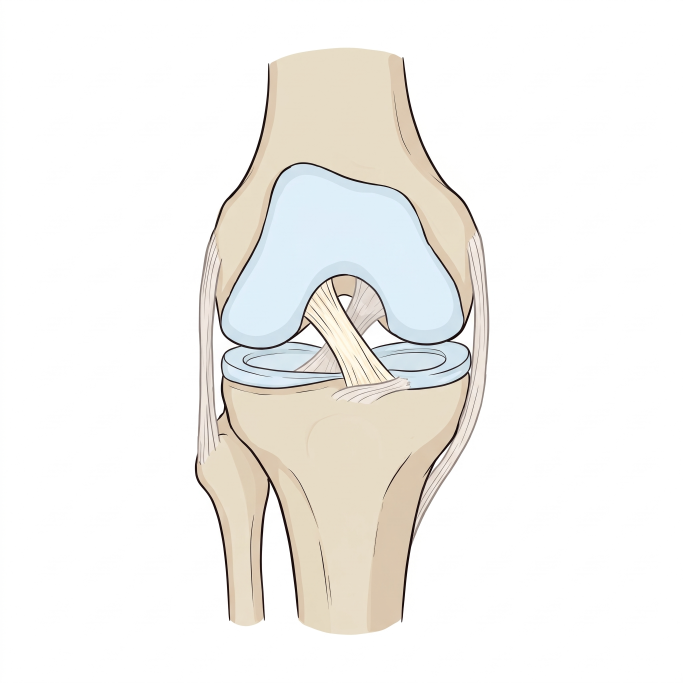
#> input picture obrazky/zdroje/014_pruznost_modul_elasticka_ilustrace.png, 2048 x 2048 px (shown at 1/3 size)
$ python 014_pruznost_modul_elasticka.py
#> lines starting #> are read from the running program, lines starting #| are printed output that depends on the picture; after the words box and inside, x2 and y2 are one past the last pixel; in counts of white or black regions, pixels touching at a corner belong together
### obrazky/zdroje/styl.py
"""Jednotný kreslený styl obrázků sbírky. Použití:  from styl import *"""
import os
import matplotlib; matplotlib.use('Agg')
import matplotlib.pyplot as plt
from matplotlib import font_manager as fm
from matplotlib.patches import FancyArrowPatch, Arc

_FONT = os.path.join(os.path.dirname(os.path.abspath(__file__)), 'Caveat-Regular.ttf')
fm.fontManager.addfont(_FONT)

# --- barvy (význam je pevný, viz STYL.md) ---
INK    = '#222222'  # obrysy, osy, text
SILA   = '#d62828'  # síly
MOMENT = '#f77f00'  # momenty
POHYB  = '#7b2cbf'  # rychlost, zrychlení
ROZMER = '#1d6fd1'  # kóty, úhly, vzdálenosti
BOD    = '#2a9d4b'  # těžiště, body, osy otáčení
KOST, SVAL, KUZE, DREVO = '#f1e3c8', '#e07a7a', '#f6d5bf', '#8b5a2b'

W, H, DPI = 6.0, 4.0, 200   # 1200 x 800 px

def start(w=W, h=H, osy=False):
    plt.xkcd(scale=0.8, length=120, randomness=2)
    plt.rcParams.update({
        'font.family': ['Caveat', 'DejaVu Sans'], 'font.size': 20,
        'mathtext.fontset': 'custom', 'mathtext.rm': 'Caveat',
        'mathtext.it': 'Caveat', 'mathtext.bf': 'Caveat',
        'axes.linewidth': 1.8, 'lines.linewidth': 2.4, 'path.effects': [],
        'axes.edgecolor': INK, 'text.color': INK, 'axes.labelcolor': INK,
        'xtick.color': INK, 'ytick.color': INK})
    fig, ax = plt.subplots(figsize=(w, h), dpi=DPI)
    if not osy:
        ax.set_aspect('equal'); ax.axis('off')
    return fig, ax

# [15 lines left out: functions graf, sila, kota, not called in this run]

def bod(ax, x, y, text=None, dx=.06, dy=.06):
    ax.plot(x, y, 'o', color=BOD, ms=9)
    if text: ax.text(x + dx, y + dy, text, color=BOD, fontsize=20)

# [11 lines left out: functions uhel, uloz, not called in this run]

### obrazky/zdroje/014_pruznost_modul_elasticka.py
"""014 – Youngův modul v elastické oblasti: tahová křivka vazu + ilustrace kolene s předním zkříženým vazem
(014_pruznost_modul_elasticka_ilustrace.png)."""
from styl import *
import numpy as np
from PIL import Image
from scipy.interpolate import PchipInterpolator as Pchip

ILU = '014_pruznost_modul_elasticka_ilustrace.png'

if __name__ == '__main__':
    fig, ax = start(6.4, 4, osy=True)
    fig.subplots_adjust(left=.15, right=.62, bottom=.22, top=.95)
    x = np.linspace(0, .19, 400)
    ax.plot(x, Pchip([0, .015, .025, .03, .06, .07, .1, .14, .19], [0, 1, 8, 20, 115, 125, 138, 142, 144])(x), color=SILA, lw=3)
    ax.set_xlim(0, .2); ax.set_ylim(0, 155)
    ax.set_xticks([0, .05, .1, .15, .2]); ax.set_xticklabels(['0', '0,05', '0,1', '0,15', '0,2'])
    ax.set_yticks([0, 50, 100, 150])
    ax.set_xticks(np.arange(0, .201, .01), minor=True); ax.set_yticks(np.arange(0, 151, 10), minor=True)
    ax.grid(True, which='major', alpha=.35, lw=.9, color='#999999'); ax.grid(True, which='minor', alpha=.2, lw=.6, color='#999999')
    for s in ('top', 'right'): ax.spines[s].set_visible(False)
    ax.set_xlabel('ε [–]'); ax.set_ylabel('σ [MPa]')
    im = Image.open(ILU).convert('RGB'); a = np.asarray(im)
#> further down, im is the input picture: PIL image 2048x2048 RGB; mean R, G, B 244.3, 242.9, 239.8
    ys, xs = np.where(a.min(2) < 225); x0, y0 = xs.min() - 10, ys.min() - 10
#> after `x0, y0 = (xs.min() - 10, ys.min() - 10)`: x0 = 574; y0 = 133
    k = np.asarray(im.crop((x0, y0, xs.max() + 10, ys.max() + 10))).copy(); k[k.min(2) > 235] = 255
#> after `k = np.asarray(im.crop((x0, y0, xs.max() + 10, ys.max() + 10))).copy()`:
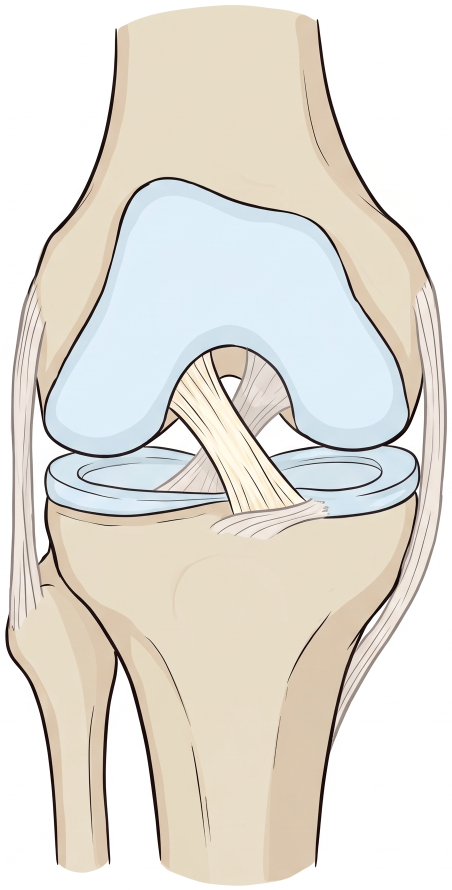
#> k: shape (1780, 903, 3) (shown at 1/2 size); mean R, G, B 227.3, 223.6, 215.5
#> after `k[k.min(2) > 235] = 255`: k: shape (1780, 903, 3); 6.44% of pixels changed, all inside (x1, y1, x2, y2) = (0, 0, 903, 1780)
    ax2 = fig.add_axes([.63, .05, .36, .85]); ax2.imshow(k); ax2.axis('off')
    ax2.set_xlim(-420, k.shape[1] + 20)
    bx, by = 1040 - x0, 980 - y0
#> bx = 466; by = 847
    ax2.annotate('přední\nzkřížený\nvaz', xy=(bx, by), xytext=(-410, by - 200), fontsize=14, ha='left', va='center',
                 linespacing=1.0, arrowprops=dict(arrowstyle='-', color=INK, lw=1))
    fig.savefig('014_pruznost_modul_elasticka.png', facecolor='white', dpi=DPI)
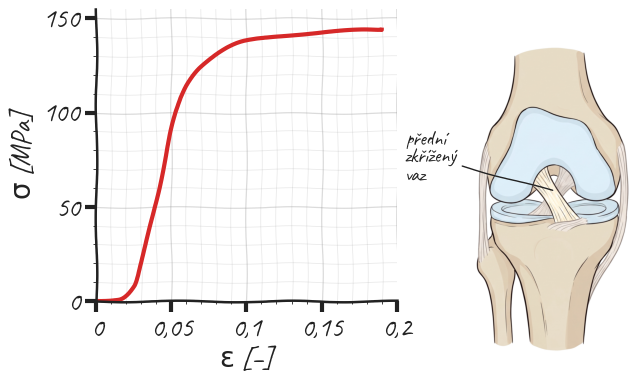
#> figure drawn by matplotlib, 2 panels; panel 1: curve peaks at x = 0.19, y = 144

$ run again, with obrazky/zdroje/004_pruznost_prodlouzeni_dratu_ilustrace.png copied over obrazky/zdroje/014_pruznost_modul_elasticka_ilustrace.png
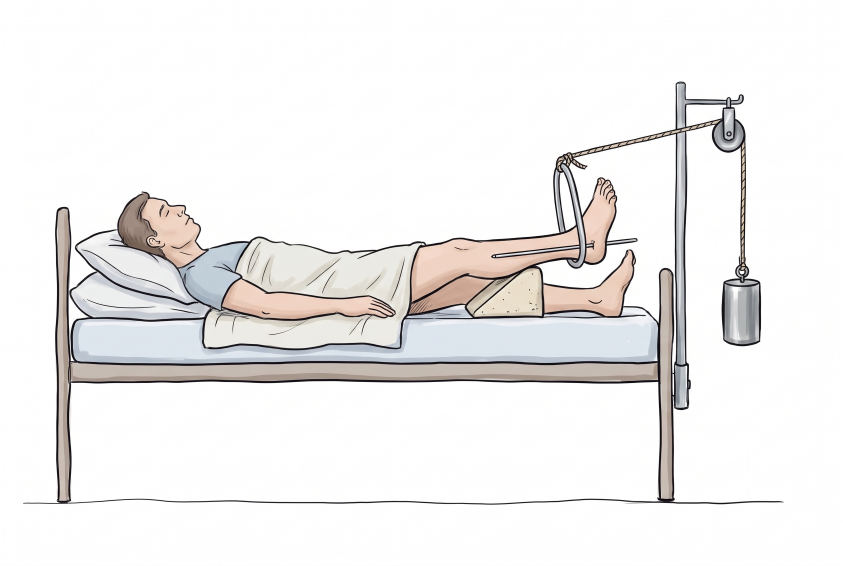
#> input picture obrazky/zdroje/004_pruznost_prodlouzeni_dratu_ilustrace.png, 2528 x 1696 px (shown at 1/3 size)
#> im is the input picture: PIL image 2528x1696 RGB; mean R, G, B 239.4, 238.1, 237.4
#> x0 = 59; y0 = 234
#> `k = np.asarray(im.crop((x0, y0, xs.max() + 10, ys.max() + 10))).copy()`:
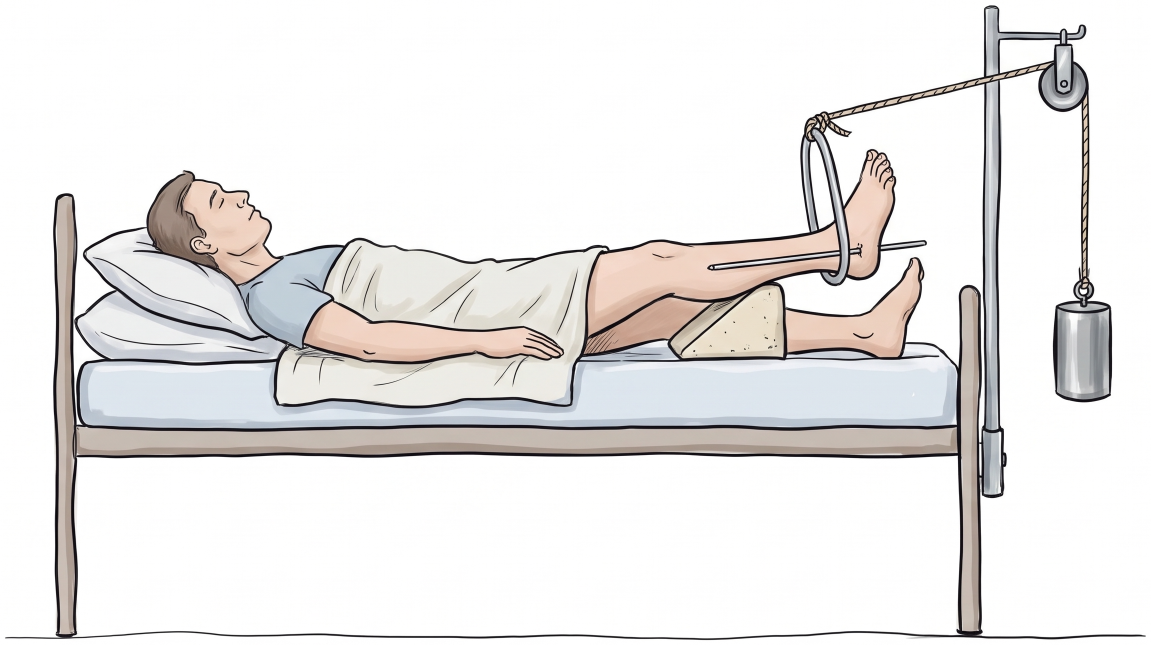
#> k: shape (1289, 2301, 3) (shown at 1/2 size); mean R, G, B 232.7, 230.8, 229.8
#> bx = 981; by = 746
#> `fig.savefig('014_pruznost_modul_elasticka.png', facecolor='white', dpi..`:
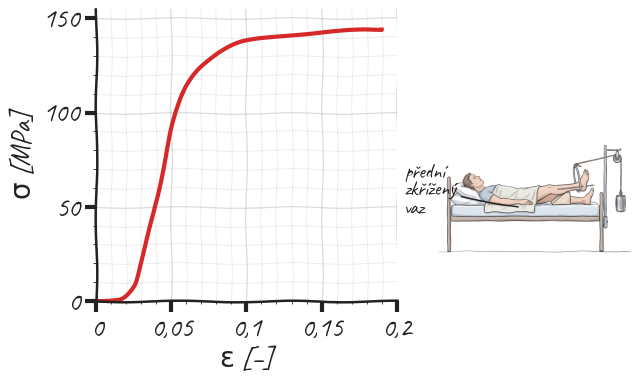
#> figure drawn by matplotlib, 2 panels; panel 1: curve peaks at x = 0.19, y = 144

$ run again, with obrazky/zdroje/006_pruznost_biceps_kone_ilustrace.png copied over obrazky/zdroje/014_pruznost_modul_elasticka_ilustrace.png
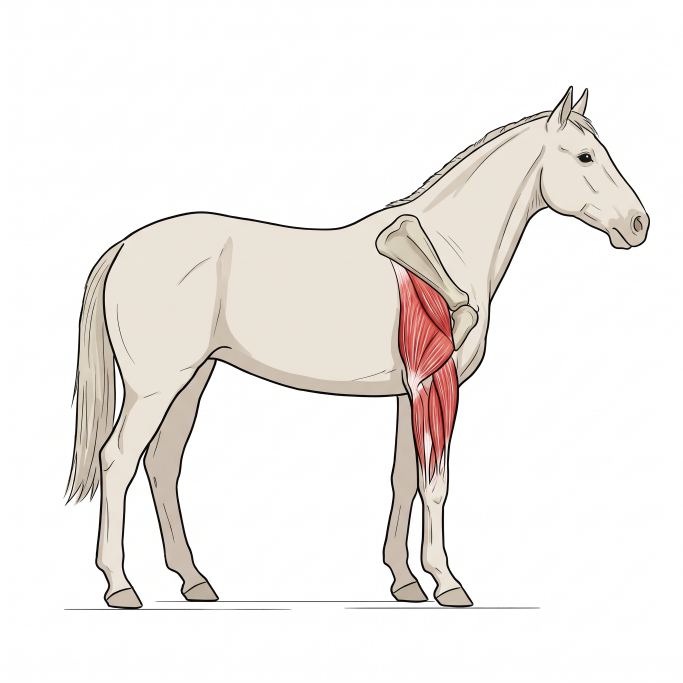
#> input picture obrazky/zdroje/006_pruznost_biceps_kone_ilustrace.png, 2048 x 2048 px (shown at 1/3 size)
#> im is the input picture: PIL image 2048x2048 RGB; mean R, G, B 242, 238.4, 235.5
#> x0 = 180; y0 = 247
#> `k = np.asarray(im.crop((x0, y0, xs.max() + 10, ys.max() + 10))).copy()`:
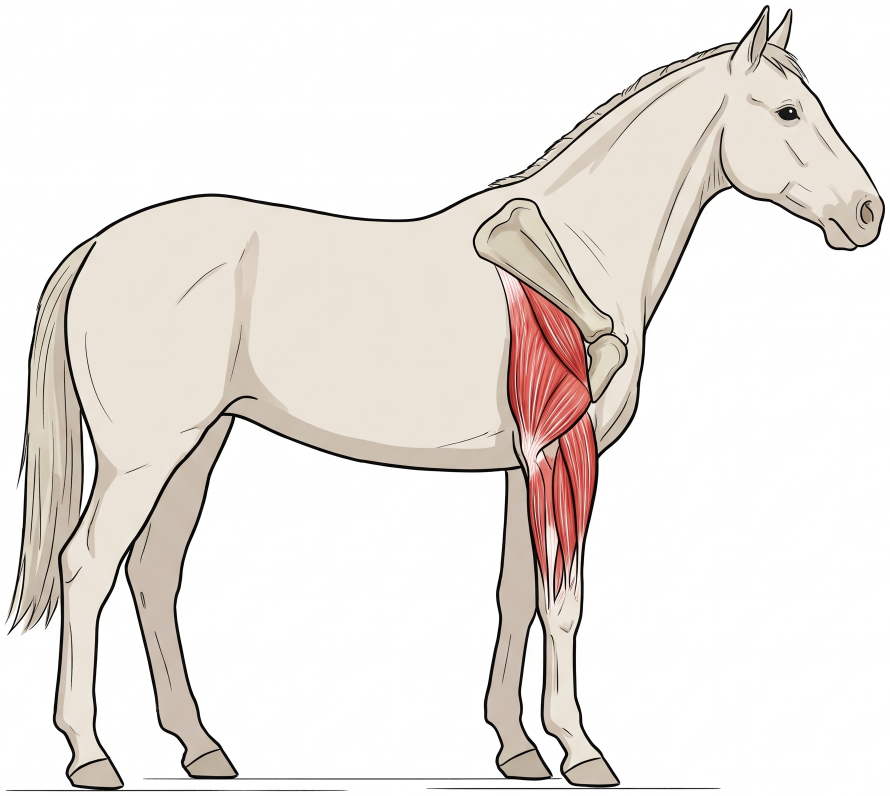
#> k: shape (1592, 1779, 3) (shown at 1/2 size); mean R, G, B 235.9, 230.6, 226.3
#> bx = 860; by = 733
#> `fig.savefig('014_pruznost_modul_elasticka.png', facecolor='white', dpi..`:
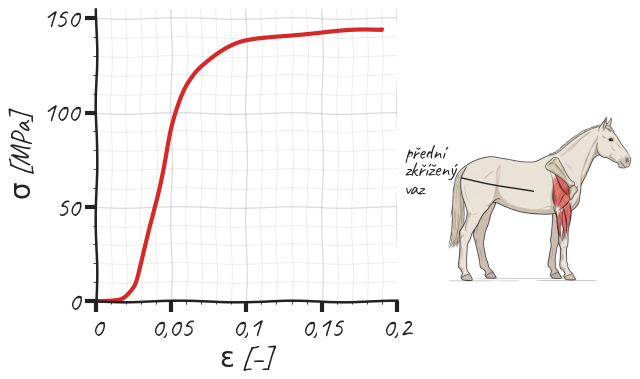
#> figure drawn by matplotlib, 2 panels; panel 1: curve peaks at x = 0.19, y = 144

$ run again, with obrazky/zdroje/008_pruznost_max_sila_svalu_ilustrace.png copied over obrazky/zdroje/014_pruznost_modul_elasticka_ilustrace.png
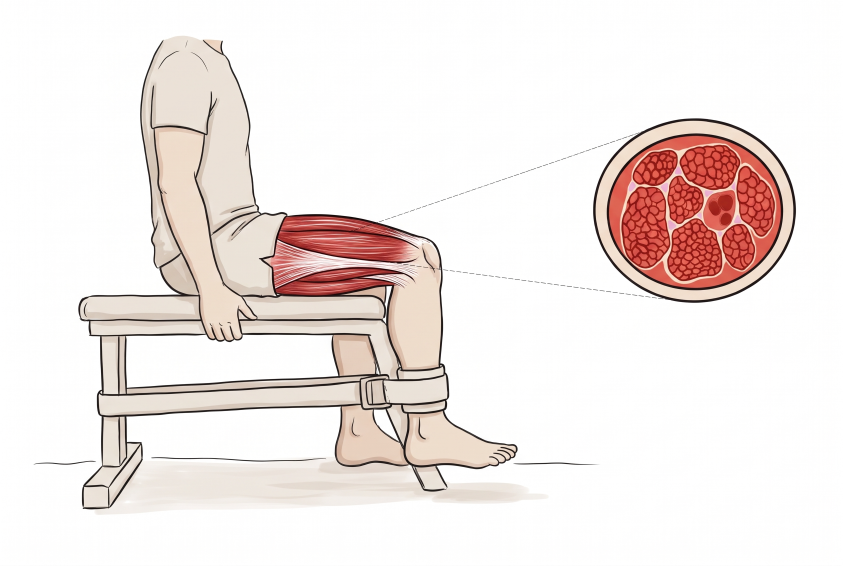
#> input picture obrazky/zdroje/008_pruznost_max_sila_svalu_ilustrace.png, 2528 x 1696 px (shown at 1/3 size)
#> im is the input picture: PIL image 2528x1696 RGB; mean R, G, B 241.4, 232.3, 229.6
#> x0 = 90; y0 = 98
#> `k = np.asarray(im.crop((x0, y0, xs.max() + 10, ys.max() + 10))).copy()`:
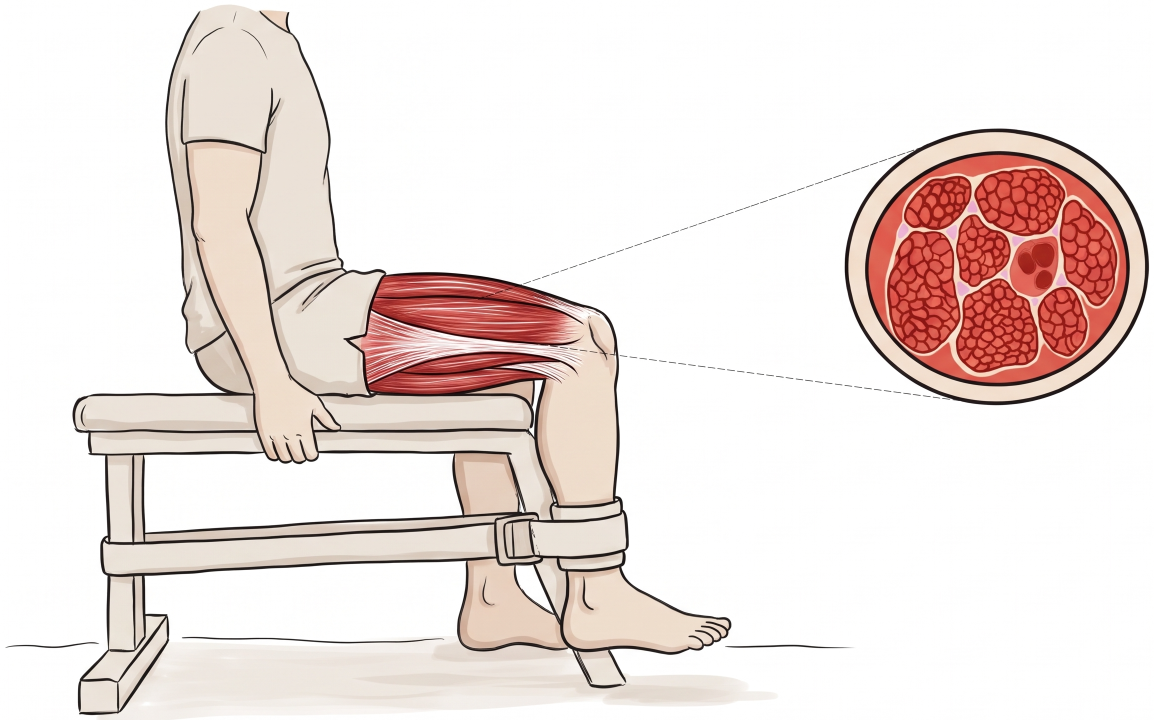
#> k: shape (1440, 2307, 3) (shown at 1/2 size); mean R, G, B 237.5, 225.9, 222.3
#> bx = 950; by = 882
#> `fig.savefig('014_pruznost_modul_elasticka.png', facecolor='white', dpi..`:
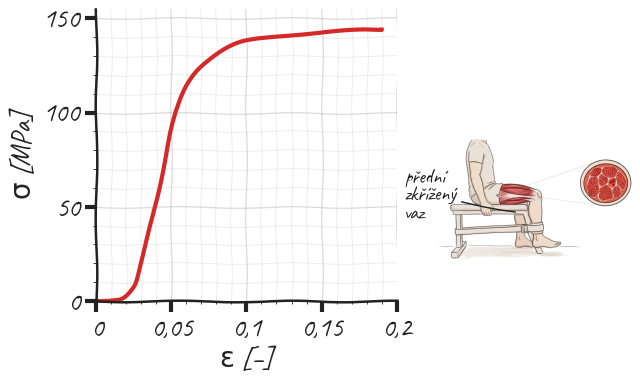
#> figure drawn by matplotlib, 2 panels; panel 1: curve peaks at x = 0.19, y = 144
